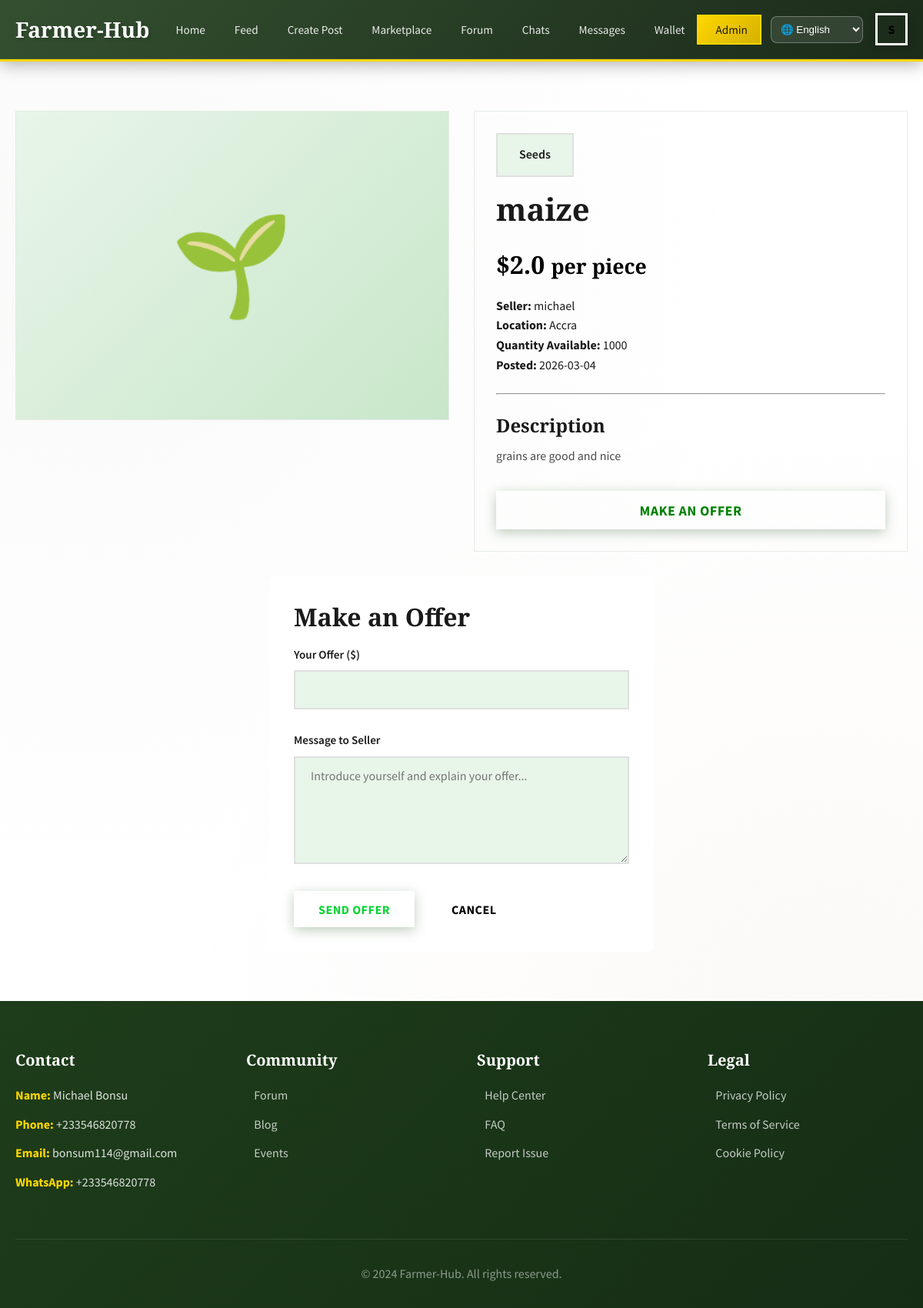
The page /product/1 (signed in) on the database its author committed.
### app.py (models this page shows, shortened)
class User(UserMixin, db.Model):
    id = db.Column(db.Integer, primary_key=True)
    username = db.Column(db.String(80), unique=True, nullable=False)
    email = db.Column(db.String(120), unique=True, nullable=False)
    password_hash = db.Column(db.String(200), nullable=False)
    full_name = db.Column(db.String(100), nullable=False)
    location = db.Column(db.String(100))
    farm_type = db.Column(db.String(50))  # crop, livestock, mixed
    bio = db.Column(db.Text)
    avatar = db.Column(db.String(200), default='default-avatar.png')
    social_provider = db.Column(db.String(20))  # google, facebook, twitter, local
    language = db.Column(db.String(10), default='en')  # en, es, fr, de, zh, hi
    is_admin = db.Column(db.Boolean, default=False)
    is_active = db.Column(db.Boolean, default=True)
    created_at = db.Column(db.DateTime, default=datetime.utcnow)
    last_login = db.Column(db.DateTime)
    login_count = db.Column(db.Integer, default=0)
    products = db.relationship('Product', backref='seller', lazy=True)
    questions = db.relationship('Question', backref='author', lazy=True)
    answers = db.relationship('Answer', backref='author', lazy=True)
    offers_sent = db.relationship('Offer', foreign_keys='Offer.buyer_id', backref='buyer', lazy=True)
    offers_received = db.relationship('Offer', foreign_keys='Offer.seller_id', backref='seller', lazy=True)
    messages_sent = db.relationship('Message', foreign_keys='Message.sender_id', backref='sender', lazy=True)
    messages_received = db.relationship('Message', foreign_keys='Message.receiver_id', backref='receiver', lazy=True)

class Product(db.Model):
    id = db.Column(db.Integer, primary_key=True)
    seller_id = db.Column(db.Integer, db.ForeignKey('user.id'), nullable=False)
    title = db.Column(db.String(150), nullable=False)
    description = db.Column(db.Text, nullable=False)
    category = db.Column(db.String(50), nullable=False)  # seeds, animals
    subcategory = db.Column(db.String(50))  # vegetables, fruits, livestock, poultry
    price = db.Column(db.Float, nullable=False)
    quantity = db.Column(db.Integer, default=1)
    unit = db.Column(db.String(20))  # kg, piece, liter
    image_url = db.Column(db.String(200))
    status = db.Column(db.String(20), default='available')  # available, sold, reserved
    created_at = db.Column(db.DateTime, default=datetime.utcnow)
    offers = db.relationship('Offer', backref='product', lazy=True)

### app.py (the view)
@app.route('/product/<int:product_id>')
@login_required
def product_detail(product_id):
    product = Product.query.get_or_404(product_id)
    return render_template('product.html', product=product)

### app.py (called while the page is built)
@login_manager.user_loader
def load_user(user_id):
    return User.query.get(int(user_id))

@app.context_processor
def inject_translations():
    lang = 'en'
    if current_user.is_authenticated and current_user.language:
        lang = current_user.language
    elif session.get('language'):
        lang = session['language']
    return dict(
        languages=LANGUAGES,
        current_language=lang,
        t=TRANSLATIONS.get(lang, TRANSLATIONS['en'])
    )

### templates/product.html (shortened to what this page needs)
{% extends "layout.html" %}
{% block content %}
<div class="container mt-4">
    <div class="grid grid-2">
        <div>
            <div class="card">
                <div class="card-image" style="height: 400px; display: flex; align-items: center; justify-content: center; background: linear-gradient(135deg, #e8f5e9 0%, #c8e6c9 100%);">
                    <span style="font-size: 8rem;">
                        {% if product.category == 'seeds' %}🌱{% else %}🐄{% endif %}
                    </span>
                </div>
            </div>
        </div>
        <div>
            <div class="card">
                <div class="card-body">
                    <span class="category-tab" style="display: inline-block; margin-bottom: 1rem; color: #1A1A1A;">{{ product.category|title }}</span>
                    <h1 style="color: #1A1A1A;">{{ product.title }}</h1>
                    <div class="card-price" style="font-size: 2rem; margin: 1rem 0;">${{ product.price }} <small>per {{ product.unit }}</small></div>
                    <p style="color: #1A1A1A;"><strong>Seller:</strong> <a href="#" style="color: #1A1A1A;">{{ product.seller.username }}</a></p>
                    <p style="color: #1A1A1A;"><strong>Location:</strong> {{ product.seller.location or 'Not specified' }}</p>
                    <p style="color: #1A1A1A;"><strong>Quantity Available:</strong> {{ product.quantity }}</p>
                    <p style="color: #1A1A1A;"><strong>Posted:</strong> {{ product.created_at.strftime('%Y-%m-%d') }}</p>
                    <hr style="margin: 1.5rem 0;">
                    <h3 style="color: #1A1A1A;">Description</h3>
                    <p style="color: #4A4A4A;">{{ product.description }}</p>
                    {% if current_user.id != product.seller_id %}
                    <div class="mt-4">
                        <button class="btn btn-primary btn-lg w-100" data-toggle="modal" data-target="#offerModal">Make an Offer</button>
                    </div>
                    {% endif %}
                </div>
            </div>
        </div>
    </div>
    {% if current_user.id != product.seller_id %}
    <div class="modal" id="offerModal">
        <div class="modal-content" style="max-width: 500px; margin: 2rem auto; background: white; padding: 2rem; border-radius: 8px;">
            <h2 style="color: #1A1A1A;">Make an Offer</h2>
            <form method="POST" action="{{ url_for('make_offer', product_id=product.id) }}">
                <div class="form-group">
                    <label class="form-label" for="offer_price" style="color: #1A1A1A;">Your Offer ($)</label>
                    <input type="number" class="form-input" id="offer_price" name="offer_price" step="0.01" min="0" required>
                </div>
                <div class="form-group">
                    <label class="form-label" for="message" style="color: #1A1A1A;">Message to Seller</label>
                    <textarea class="form-textarea" id="message" name="message" rows="4" placeholder="Introduce yourself and explain your offer..."></textarea>
                </div>
                <div class="d-flex gap-2">
                    <button type="submit" class="btn btn-primary">Send Offer</button>
                    <button type="button" class="btn btn-outline" onclick="document.getElementById('offerModal').style.display='none'">Cancel</button>
                </div>
            </form>
        </div>
    </div>
    {% endif %}
</div>
{% endblock %}

### templates/layout.html (shortened to what this page needs)
<!DOCTYPE html>
<html lang="en">
<head>
    <link rel="stylesheet" href="{{ url_for('static', filename='css/style.css') }}">
    <link rel="stylesheet" href="{{ url_for('static', filename='css/animations.css') }}">
</head>
<body>
    {% if current_user.is_authenticated %}
    <nav class="navbar">
        <div class="navbar-container">
            <a href="{{ url_for('dashboard') }}" class="navbar-brand">
                Farmer-Hub
            </a>
            <div class="navbar-dashboard">
                <ul class="navbar-menu">
                    <li><a href="{{ url_for('dashboard') }}" title="Dashboard"><span class="nav-text">Home</span></a></li>
                    <li><a href="{{ url_for('feed') }}" title="Feed"><span class="nav-text">Feed</span></a></li>
                    <li><a href="{{ url_for('create_post') }}" title="Create Post"><span class="nav-text">Create Post</span></a></li>
                    <li><a href="{{ url_for('marketplace') }}" title="Marketplace"><span class="nav-text">Marketplace</span></a></li>
                    <li><a href="{{ url_for('forum') }}" title="Forum"><span class="nav-text">Forum</span></a></li>
                    <li><a href="{{ url_for('chats') }}" title="Chats"><span class="nav-text">Chats</span></a></li>
                    <li><a href="{{ url_for('messages') }}" title="Messages"><span class="nav-text">Messages</span></a></li>
                    <li><a href="{{ url_for('wallet') }}" title="Wallet"><span class="nav-text">Wallet</span></a></li>
                    {% if current_user.is_admin %}
                    <li><a href="{{ url_for('admin_dashboard') }}" title="Admin" class="admin-link"><span class="nav-text">Admin</span></a></li>
                    {% endif %}
                </ul>
            </div>
            <div class="navbar-actions">
                <div class="language-selector">
                    <select onchange="window.location.href='?lang='+this.value" style="padding: 0.5rem; border-radius: 8px; border: 1px solid rgba(255,255,255,0.3); background: rgba(255,255,255,0.1); color: white;">
                        <option value="en" {% if session.get('lang')=='en' or not session.get('lang') %}selected{% endif %}>🌐 English</option>
                    </select>
                </div>
                <div class="user-dropdown">
                    <div class="user-avatar">
                        {{ current_user.full_name[0]|upper }}
                    </div>
                </div>
            </div>
        </div>
    </nav>
    {% endif %}
    <div class="main-content">
        {% block content %}{% endblock %}
    </div>
    {% if current_user.is_authenticated %}
    <footer class="footer" style="background: linear-gradient(135deg, #1E3D1A 0%, #152d15 100%); color: white; padding: 4rem 0 2rem;">
        <div class="container">
            <div class="footer-content">
                <div class="footer-section" style="color: white;">
                    <h4 style="color: white;">Contact</h4>
                    <ul style="color: rgba(255,255,255,0.85);">
                        <li><strong style="color: #FFD700;">Name:</strong> Michael Bonsu</li>
                        <li><strong style="color: #FFD700;">Phone:</strong> +233546820778</li>
                        <li><strong style="color: #FFD700;">Email:</strong> bonsum114@gmail.com</li>
                        <li><strong style="color: #FFD700;">WhatsApp:</strong> +233546820778</li>
                    </ul>
                </div>
                <div class="footer-section">
                    <h4>Community</h4>
                    <ul>
                        <li><a href="{{ url_for('forum') }}">Forum</a></li>
                        <li><a href="#">Blog</a></li>
                        <li><a href="#">Events</a></li>
                    </ul>
                </div>
                <div class="footer-section">
                    <h4>Support</h4>
                    <ul>
                        <li><a href="#">Help Center</a></li>
                        <li><a href="#">FAQ</a></li>
                        <li><a href="#">Report Issue</a></li>
                    </ul>
                </div>
                <div class="footer-section">
                    <h4>Legal</h4>
                    <ul>
                        <li><a href="#">Privacy Policy</a></li>
                        <li><a href="#">Terms of Service</a></li>
                        <li><a href="#">Cookie Policy</a></li>
                    </ul>
                </div>
            </div>
            <div class="footer-bottom">
                <p>&copy; 2024 Farmer-Hub. All rights reserved.</p>
            </div>
        </div>
    </footer>
    {% endif %}
</body>
</html>

### css/animations.css (style rules this page uses)
.card { transition: all 0.3s cubic-bezier(0.4, 0, 0.2, 1); }
.btn { position: relative; overflow: hidden; }
.btn::before { content: ''; position: absolute; top: 0; left: -100%; width: 100%; height: 100%; background: linear-gradient( 90deg, transparent, rgba(255, 255, 255, 0.3), transparent ); transition: left 0.5s ease; }
.navbar-menu a { position: relative; }
.navbar-menu a::after { content: ''; position: absolute; bottom: 0; left: 50%; width: 0; height: 2px; background: #FFD700; transition: all 0.3s ease; transform: translateX(-50%); }
.modal-content { animation: modalSlideIn 0.3s ease; }

### rows shown on the page
User: full_name "S"
Product: category "Seeds", title "maize", price "2.0", unit "piece", quantity "1000", created_at "2026-03-04", description "grains are good and nice"
User: seller.username "michael", seller "Accra"
